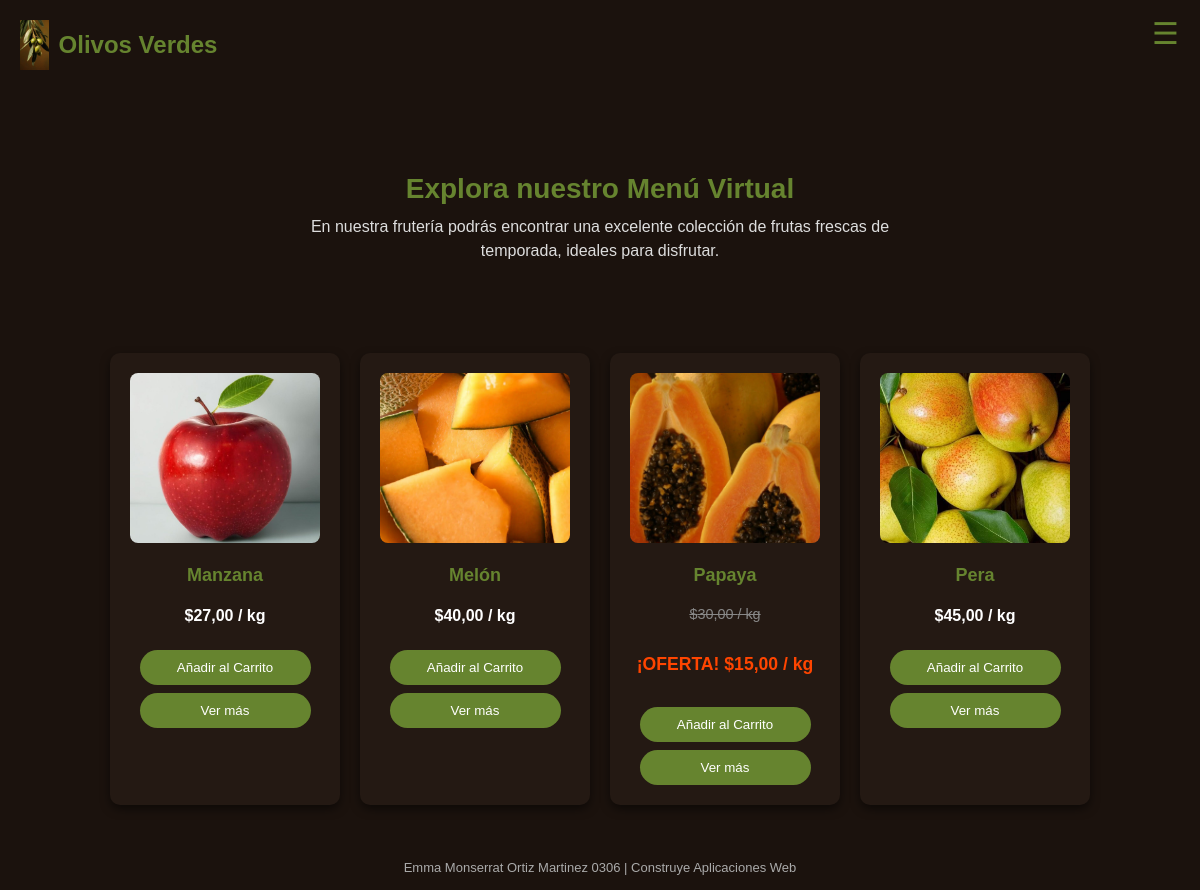
The app's page /menu/ with its own data.
### app_fruteria/models.py (models this page shows, shortened)
class Producto(models.Model):
    nombre = models.CharField(max_length=100)
    precio = models.DecimalField(max_digits=6, decimal_places=2)
    descripcion = models.TextField()
    imagen = models.ImageField(upload_to='productos/', null=True, blank=True)
    categoria = models.ForeignKey(Categoria, on_delete=models.SET_NULL, null=True)
    sucursal = models.ForeignKey(Sucursal, on_delete=models.CASCADE, default=1)
    oferta = models.ForeignKey(Oferta, on_delete=models.SET_NULL,  null=True,  blank=True, related_name='productos_en_oferta',verbose_name="Aplicar Oferta")
    @property
    def precio_final(self):
        hoy = date.today()
        if self.oferta and self.oferta.fecha_inicio <= hoy <= self.oferta.fecha_fin:
            descuento_porcentaje = self.oferta.porcentaje_descuento
            descuento_monto = self.precio * (descuento_porcentaje / 100)
            precio_con_descuento = self.precio - descuento_monto
            return precio_con_descuento
        return self.precio

class Oferta(models.Model):
    nombre = models.CharField(max_length=100, default='Oferta sin nombre')
    descripcion = models.TextField(blank=True, null=True)
    activo = models.BooleanField(default=True, verbose_name="¿Oferta Activa?")
    fecha_inicio = models.DateField(null=True, blank=True)
    fecha_fin = models.DateField(null=True, blank=True)
    porcentaje_descuento = models.DecimalField(
    max_digits=5,
    decimal_places=2,
    default=0,
    verbose_name="Porcentaje de Descuento (%)"
)
    class Meta:
        verbose_name_plural = "Ofertas"

### app_fruteria/views.py (the view)
# urls.py: path('menu/', views.menu_virtual, name='menu_virtual'),
def menu_virtual(request):
    productos = Producto.objects.all().order_by('nombre')
    contexto = {
        'lista_productos': productos
    }
    return render(request, 'app_fruteria/menu.html', contexto)

### app_fruteria/templates/app_fruteria/menu.html (shortened to what this page needs)
<!DOCTYPE html>
<html lang="es">
<head>
    {% load static %}
</head>
<body>
    <header>
        <img src="{% static 'app_fruteria/imagenes/icon.jpg' %}" alt="Logo">
        Olivos Verdes
    </header>
    <button class="hamburger-icon" id="menu-btn">☰</button>
   <main>
        <section class="intro">
            <h2>Explora nuestro Menú Virtual</h2>
            <p>En nuestra frutería podrás encontrar una excelente colección de frutas frescas de temporada, ideales para disfrutar.</p>
        </section>
        <section class="frutas">
            {% for producto in lista_productos %}
                <div class="fruta">
                    {% if producto.imagen %}
                        <img src="{{ producto.imagen.url }}" alt="{{ producto.nombre }}">
                    {% else %}
                        <img src="{% static 'app_fruteria/imagenes/placeholder.jpg' %}" alt="{{ producto.nombre }}">
                    {% endif %}
                    <h3>{{ producto.nombre }}</h3>
                    {% if producto.precio_final < producto.precio %}
                        <p class="precio-original" style="text-decoration: line-through; color: #888; font-size: 0.9em;">
                            ${{ producto.precio|floatformat:2 }} / kg
                        </p>
                        <p class="precio-oferta" style="color: #FF4500; font-weight: bold; font-size: 1.1em;">
                            ¡OFERTA! ${{ producto.precio_final|floatformat:2 }} / kg
                        </p>
                        {% else %}
                            <p class="precio">${{ producto.precio|floatformat:2 }} / kg</p>
                    {% endif %}
                    <button class="btn-accion btn-modal-add js-add-to-cart"
                            data-product-id="{{ producto.id }}"
                            data-product-name="{{ producto.nombre }}"
                            onclick="cerrarModal('modal-{{ producto.id }}');">
                        Añadir al Carrito
                    </button>
                    <button class="btn-accion" onclick="mostrarModal('modal-{{ producto.id }}')">Ver más</button>
                </div>
            {% empty %}
                <p style="text-align: center; width: 100%;">Aún no hay productos en el catálogo. Por favor, añádelos en el administrador.</p>
            {% endfor %}
        </section>
    </main>
    <footer>
        Emma Monserrat Ortiz Martinez 0306 | Construye Aplicaciones Web
    </footer>
</body>
</html>

### app_fruteria/templates/app_fruteria/menu.html (style rules this page uses)
body { background-color: #1b120d; color: #fff; font-family: 'Verdana', sans-serif; margin: 0; padding: 0; min-height: 100vh; display: flex; flex-direction: column; }
header { display: flex; align-items: center; justify-content: flex-start; background-color: #1b120d; padding: 20px; color: #66842f; font-size: 24px; font-weight: bold; }
header img { height: 50px; margin-right: 10px; }
.hamburger-icon { display: block; position: fixed; top: 15px; right: 15px; z-index: 1000; background: none; border: none; font-size: 30px; cursor: pointer; color: #66842f; }
main { flex: 1; padding: 20px 30px; }
.intro { text-align: center; padding: 40px 20px; }
.intro h2 { color: #66842f; margin-bottom: 10px; font-size: 28px; }
.intro p { max-width: 600px; margin: 0 auto 30px auto; color: #ddd; font-size: 16px; line-height: 1.5; }
.frutas { display: flex; flex-wrap: wrap; justify-content: center; gap: 20px; padding: 20px; }
.fruta { background-color: #241913; border-radius: 10px; padding: 20px; width: 230px; text-align: center; box-shadow: 0 4px 10px rgba(0,0,0,0.5); transition: transform 0.2s ease-in-out; display: flex; flex-direction: column; align-items: center; box-sizing: border-box; }
.fruta img { width: 100%; border-radius: 8px; height: 170px; object-fit: cover; margin-bottom: 12px; }
.fruta h3 { font-size: 18px; margin: 10px 0 5px; color: #66842f; }
.fruta p.precio { font-size: 16px; color: #ffffff; font-weight: bold; margin-bottom: 10px; }
.btn-accion { display: block; width: 90%; padding: 10px; margin: 8px auto 0 auto; background-color: #66842f; color: white; text-align: center; border-radius: 20px; text-decoration: none; font-weight: none; border: none; cursor: pointer; transition: 0.2s ease-in-out; box-sizing: border-box; }
.btn-accion + .btn-accion { margin-top: 8px; }
.btn-modal-add { width: 90%; margin: 10px auto 0 auto; border-radius: 20px; }
.btn-modal-add { margin-top: 15px; }
footer { background-color: #1b120d; color: #aaa; padding: 15px; font-size: 13px; text-align: center; margin-top: auto; }

### records on screen
Producto: imagen (picture), nombre "Manzana", precio "27,00"
Producto: imagen (picture), nombre "Melón", precio "40,00"
Producto: imagen (picture), nombre "Papaya", precio "30,00", precio_final "15,00"
Producto: imagen (picture), nombre "Pera", precio "45,00"
